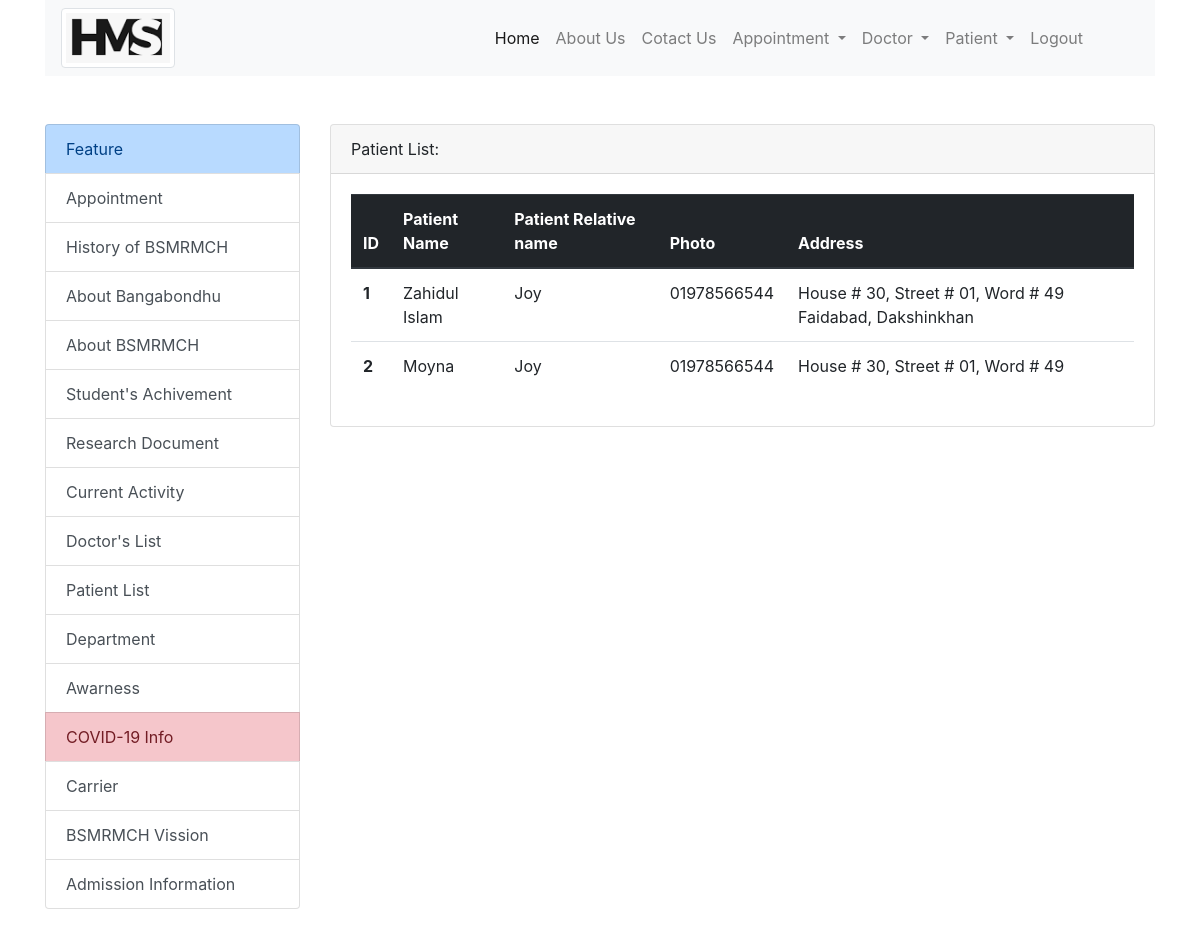
/patient_list/ (signed in), run on the app's committed database.
### hospital_app/models.py (models this page shows, shortened)
class Patient(models.Model):
    name = models.CharField(max_length=50)
    relative_name = models.CharField(max_length=50)
    gender = models.ForeignKey(Gender, on_delete=models.SET_NULL, null=True)
    age = models.PositiveIntegerField()
    mobile = models.CharField(max_length=15)
    address = models.TextField()

### hospital_app/views.py (the view)
# urls.py: path('patient_list/', views.patient_list, name='patient_list'),
def patient_list(request):
    patients = Patient.objects.all()
    context ={
        'patients' : patients
    }
    return render(request, 'patient/patient_list.html', context)

### templates/patient/patient_list.html (shortened to what this page needs)
{% extends 'base.html' %}
{% block content %}
    <div class="card">
        <div class="card-header">Patient List:</div>
        <div class="card-body">
            <table class="table">
                <thead class="thead-dark">
                  <tr>
                    <th scope="col">ID</th>
                    <th scope="col">Patient Name</th>
                    <th scope="col">Patient Relative name</th>
                    <th scope="col">Photo</th>
                    <th scope="col">Address</th>
                  </tr>
                </thead>
                <tbody>
                  {% for patient in patients %}
                  <tr>
                    <th scope="row">{{ patient.id }}</th>
                    <td>{{ patient.name }}</td>
                    <td>{{ patient.relative_name }}</td>
                    <td>{{ patient.mobile }}</td>
                    <td>{{ patient.address }}</td>
                  </tr>
                  {% endfor %}
                </tbody>
              </table>
        </div>
    </div>
{% endblock %}

### data on the page
Patient: id "1", name "Zahidul Islam", relative_name "Joy", mobile "01978566544", address "House # 30, Street # 01, Word # 49 Faidabad, Dakshinkhan"
Patient: id "2", name "Moyna", relative_name "Joy", mobile "01978566544", address "House # 30, Street # 01, Word # 49"
